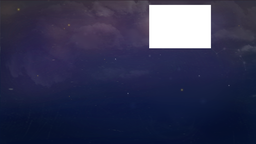
#> input picture FullMoon2.png, 256 x 144 px, shrunk from 1920 x 1080 before the run
$ jupyter execute --allow-errors 2dSampling.ipynb
#> lines starting #> are read from the running program, lines starting #| are printed output that depends on the picture
[cell 1]
import math

def sample2d(sampleFunction, args, n):
    xy = {'x':[], 'y':[]}
    for i in range(0,n):
        s = sampleFunction(args)
        xy['x'].append(s['x'])
        xy['y'].append(s['y'])
    return xy

[cell 2]
import random

def sampleImage(args):
    s = random.random()*args['normalizer']
    x = args['search'](args['iterable'], s)
    return {'x':x['xy'][0], 'y':x['xy'][1], 'pixel':x, 'sample':s, 'normalizer':normalizer}

def linear_search(iterable, target):
    for x in iterable:
        if x['cumm'] > target:
            return x
def exponential_search(iterable, target):
    if(iterable[0]['cumm'] >= target):
        return iterable[0]
    start = 1
    while(start< len(iterable) and iterable[start]['cumm'] <= target):
        start = 2*start
    return binary_search_iterative(iterable, target, start//2, min(start, len(iterable)))

def binary_search_iterative(iterable, target, start=0, end=-1):
    if end==-1:
        end = len(iterable)
    while (start < end):
        mid = (start + end) // 2
        if (iterable[mid]['cumm'] > target):
            end = mid
        else:
            start = mid + 1
    return iterable[end]

[cell 3]
def grey(image, xy):
    xyz = image.getpixel(xy)
    v = 0.299 * xyz[0] + 0.587 * xyz[1] + 0.114 * xyz[2]
    v = v/256
    v= v*v

    return {'xy':xy, 'v':v}

#Return greyscale image and normalizer
def greyImg(image):
    grey_img = []
    for x in range(0, image.size[0]):
        for y in range(0, image.size[1]):

            g = grey(image, (x,y))
            #phi = 2*  math.pi * y/image.height
            #g['v']= g['v']*abs(math.sin(phi))
            grey_img.append(g)
    grey_img.sort(key=lambda x: x['v'], reverse=True)
    normalizer = sum([x['v'] for x in grey_img])
    return (grey_img, normalizer)

#Return cdf and normalizer
def greyImgCdf (img):
    grey, normalizer = greyImg(img)
    return (cdf(grey),normalizer)

#Cummulate the image and return the pixel list
def cdf(iterable):
    l = []
    res = 0
    for x in iter(iterable):
        res+=x['v']
        l.append({'xy':x['xy'],'v':x['v'], 'cumm':res})
    return l

[cell 4]
import matplotlib.pyplot as plt
import numpy as np
import pandas as pd
from PIL import Image
import matplotlib.image as mpimg
import time

[cell 5]
# Some time measurements for pictures and algorithms
path = './FullMoon2.png'
n = 10
image = Image.open(path)
#> image is the input picture: PIL image 256x144 RGBA; mean R, G, B, A 49.6, 51.5, 80.7, 255
showImage = mpimg.imread(path)


grey_img, normalizer = greyImgCdf(image)
#> the loop in greyImg, `for x in range(0, image.size[0]):` made 256 passes
#> the loop in cdf, `for x in iter(iterable):` made 36864 passes
#> x on passes 1 to 3: {'xy': (150, 6), 'v': 0.992}, {'xy': (150, 8), 'v': 0.992}, {'xy': (150, 9), 'v': 0.992}

[cell 6]
#sample the image a number of times and measure the time
algo = linear_search
for x in range(0,2):
    t0 = time.time()
    xy = sample2d(sampleImage, {'search': algo,'iterable':grey_img, 'normalizer':normalizer, 'img':image}, n)
    t = (time.time() - t0)
    with open('./samples.csv', 'a') as out:
        s = ';'.join([path, str(n), str(t),str(algo), str(image.width*image.height)])+'\n'
        out.write(s)

[cell 7]
#Visuals for FullMoon

#Sample parameters
path = './FullMoon.png'
n = 1000
#processing
image = Image.open(path)
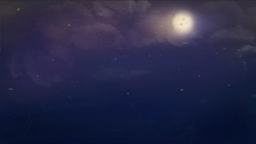
#> input picture FullMoon.png, 256 x 144 px, shrunk from 1920 x 1080 before the run
#> image is the input picture: PIL image 256x144 RGB; mean R, G, B 39, 40.1, 70.5
showImage = mpimg.imread(path)
#> showImage: shape (144, 256, 3) float32
grey_img, normalizer = greyImgCdf(image)
#> the loop in cdf (call 2), `for x in iter(iterable):` made 36864 passes
#> x on passes 1 to 3: {'xy': (184, 23), 'v': 0.818}, {'xy': (182, 21), 'v': 0.817}, {'xy': (181, 21), 'v': 0.812}
#sampling
xy = sample2d(sampleImage, {'search': binary_search_iterative,'iterable':grey_img, 'normalizer':normalizer, 'img':image}, n)


ms = 7

#visuals
fig, ax1 = plt.subplots(1, 1, constrained_layout=True)
fig.set_figwidth(17)
fig.set_figheight(10)
#ax1
ax1.set_xlim(0,image.width)
ax1.set_ylim(0,image.height)
ax1.invert_yaxis()
ax1.plot(xy['x'], xy['y'], 'o', color='red', ms=ms )

fig, ax2 = plt.subplots(1, 1, constrained_layout=True)
fig.set_figwidth(17)
fig.set_figheight(10)
#ax2
ax2.imshow(showImage)


fig, ax3 = plt.subplots(1, 1, constrained_layout=True)
fig.set_figwidth(17)
fig.set_figheight(10)
#ax3
ax3.set_xlim(0,image.width)
ax3.set_ylim(0,image.height)
ax3.invert_yaxis()
ax3.plot(xy['x'], xy['y'], 'o', color='red', ms=ms, )
ax3.imshow(showImage, alpha=1)
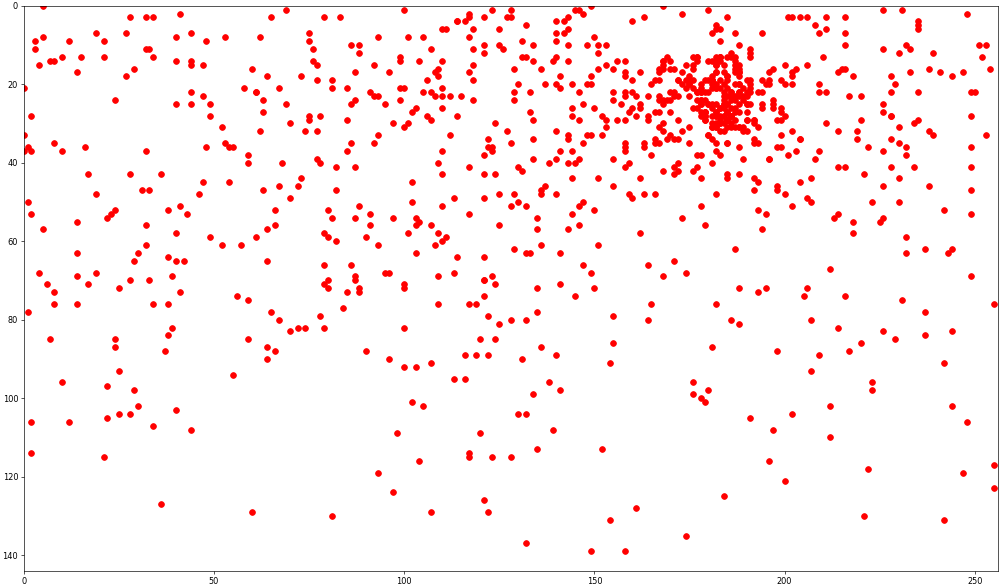
#> figure drawn by matplotlib, 1 panel
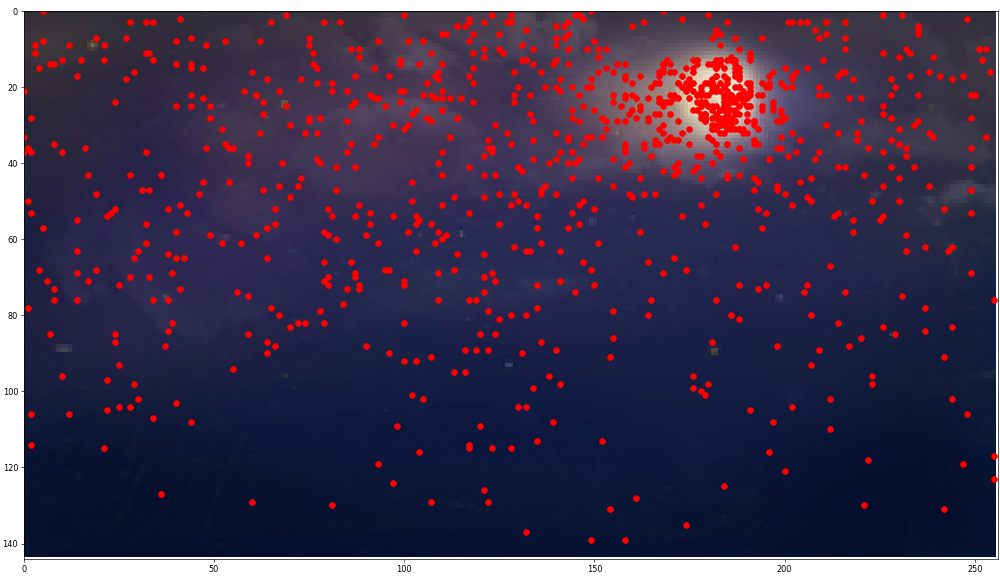
#> figure drawn by matplotlib, 1 panel

[cell 8]
#Visuals for FullMoon3

#Sample parameters
path = './FullMoon3.png'
n = 1000
#processing
image = Image.open(path)
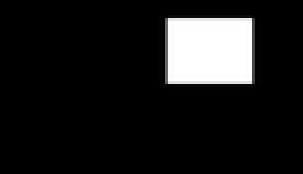
#> input picture FullMoon3.png, 101 x 58 px, shrunk from 754 x 432 before the run (shown 3 times larger)
#> image is the input picture: PIL image 101x58 RGBA; mean R, G, B, A 27.3, 27.3, 27.3, 255
showImage = mpimg.imread(path)
#> showImage: shape (58, 101, 4) float32
grey_img, normalizer = greyImgCdf(image)
#sampling
xy = sample2d(sampleImage, {'search': binary_search_iterative,'iterable':grey_img, 'normalizer':normalizer, 'img':image}, n)


ms = 7

#visuals
fig, ax1 = plt.subplots(1, 1, constrained_layout=True)
fig.set_figwidth(17)
fig.set_figheight(10)
#ax1
ax1.set_xlim(0,image.width)
ax1.set_ylim(0,image.height)
ax1.invert_yaxis()
ax1.plot(xy['x'], xy['y'], 'o', color='red', ms=ms )

fig, ax2 = plt.subplots(1, 1, constrained_layout=True)
fig.set_figwidth(17)
fig.set_figheight(10)
#ax2
ax2.imshow(showImage)


fig, ax3 = plt.subplots(1, 1, constrained_layout=True)
fig.set_figwidth(17)
fig.set_figheight(10)
#ax3
ax3.set_xlim(0,image.width)
ax3.set_ylim(0,image.height)
ax3.invert_yaxis()
ax3.plot(xy['x'], xy['y'], 'o', color='red', ms=ms, )
ax3.imshow(showImage, alpha=1)
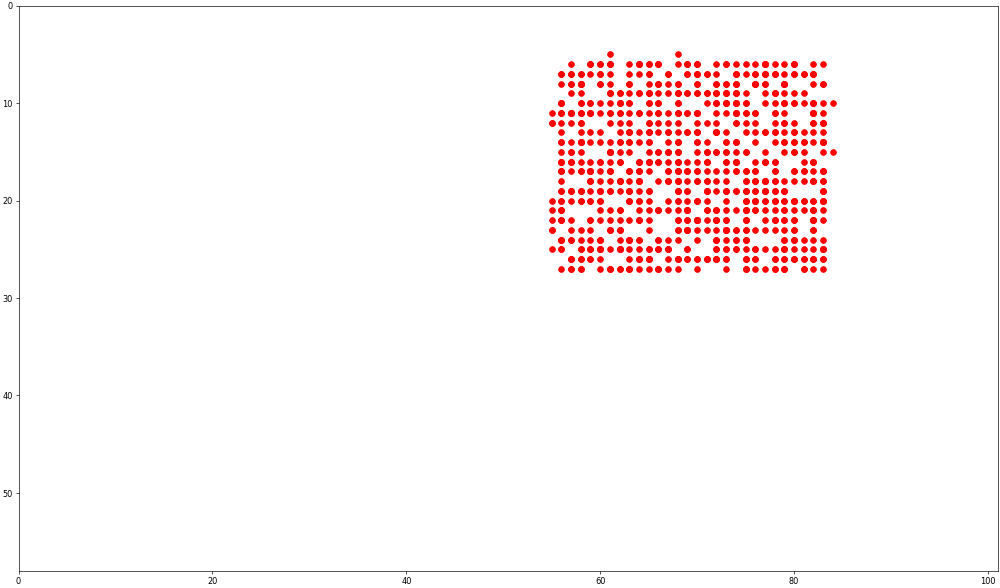
#> figure drawn by matplotlib, 1 panel
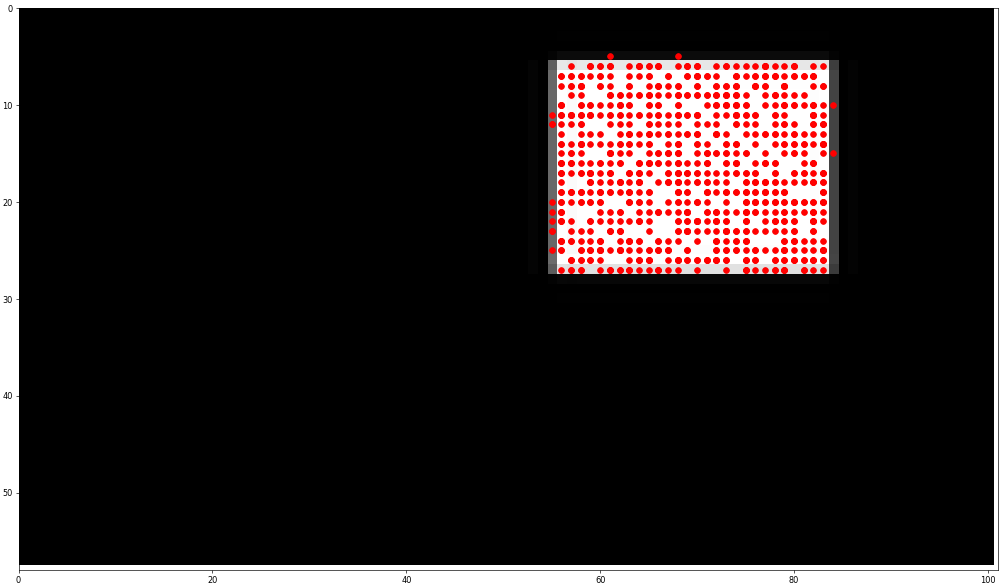
#> figure drawn by matplotlib, 1 panel
